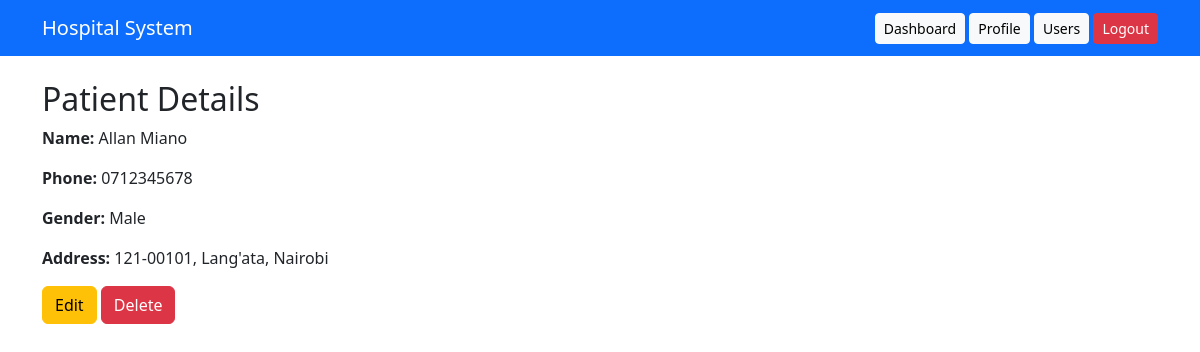
Page /1/ (signed in) on the committed database.
### patients/models.py (models this page shows, shortened)
class Patient(models.Model):
    GENDER_CHOICES = [
        ("Male", "Male"),
        ("Female", "Female"),
    ]
    STATUS_CHOICES = [
        ("WAITING", "Waiting"),
        ("CONSULTATION", "Consultation"),
        ("LAB", "Laboratory"),
        ("PHARMACY", "Pharmacy"),
        ("COMPLETED", "Completed"),
    ]
    patient_number = models.CharField(
        max_length=20,
        unique=True,
        blank=True
    )
    first_name = models.CharField(max_length=100)
    last_name = models.CharField(max_length=100)
    gender = models.CharField(
        max_length=10,
        choices=GENDER_CHOICES
    )
    date_of_birth = models.DateField()
    phone = models.CharField(max_length=20)
    email = models.EmailField(
        blank=True,
        null=True
    )
    address = models.TextField()
    emergency_contact = models.CharField(
        max_length=100,
        blank=True
    )
    status = models.CharField(
        max_length=20,
        choices=STATUS_CHOICES,
        default="WAITING"
    )
    registered_by = models.ForeignKey(
        "accounts.User",
        on_delete=models.SET_NULL,
        null=True,
        blank=True
    )
    created_at = models.DateTimeField(
        auto_now_add=True
    )
    class Meta:
        ordering = ["-created_at"]

### Accounts/decorators.py (the view)
        def wrapper(request, *args, **kwargs):
            if request.user.role in roles:
                return view_func(
                    request,
                    *args,
                    **kwargs
                )
            messages.error(
                request,
                "You are not authorized."
            )
            return redirect("dashboard")

### patients/views.py (called while the page is built)
@login_required
@role_required([
    "ADMIN",
    "RECEPTIONIST",
    "DOCTOR",
    "NURSE",
    "LAB_TECH",
    "PHARMACIST"
])
def patient_detail(request, pk):
    patient = get_object_or_404(Patient, pk=pk)
    return render(
        request,
        "patient_detail.html",
        {"patient": patient}
    )

### Templates/patient_detail.html
{% extends 'base.html' %}
{% block content %}
<h2>Patient Details</h2>
<p>
    <strong>Name:</strong>
    {{ patient.first_name }}
    {{ patient.last_name }}
</p>
<p>
    <strong>Phone:</strong>
    {{ patient.phone }}
</p>
<p>
    <strong>Gender:</strong>
    {{ patient.gender }}
</p>
<p>
    <strong>Address:</strong>
    {{ patient.address }}
</p>
<a href="{% url 'patient_update' patient.id %}"
   class="btn btn-warning">
   Edit
</a>
<a href="{% url 'patient_delete' patient.id %}"
   class="btn btn-danger">
   Delete
</a>
{% endblock %}

### rows in the picture
Patient: first_name "Allan", last_name "Miano", phone "0712345678", gender "Male", address "121-00101, Lang'ata, Nairobi"
